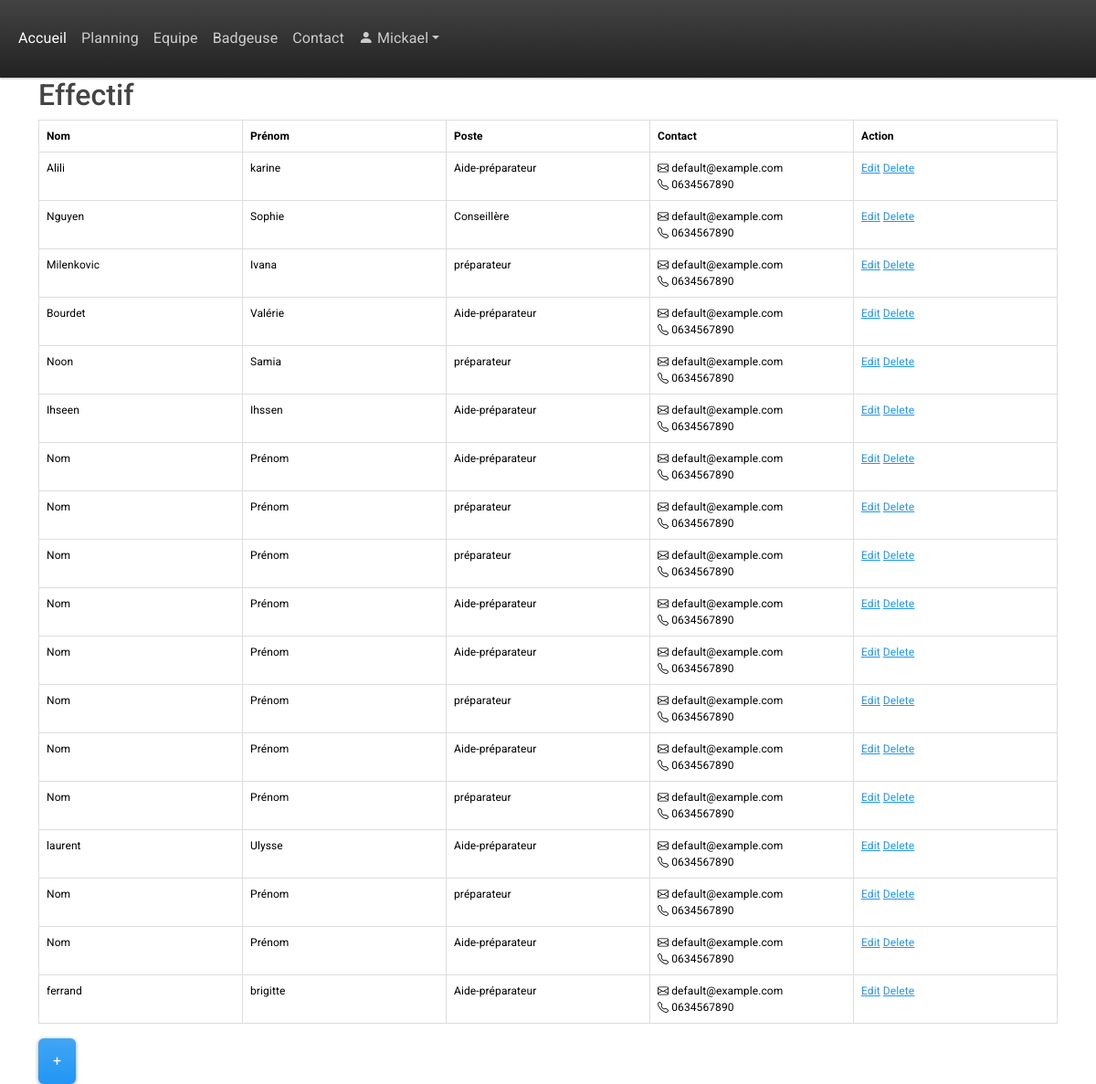
Screenshot of /team-members/ (signed in) with the database file from the repository.
### base/models.py (models this page shows, shortened)
class CustomUser(AbstractUser):
    entreprise = models.ForeignKey(Entreprise, on_delete=models.CASCADE, null=True, blank=True)

class Employe(models.Model):
    Poste = models.ForeignKey(Poste, on_delete=models.SET_NULL, null=True)
    EntrepriseRattachée = models.ForeignKey(Entreprise, on_delete=models.SET_NULL, null=True)
    name = models.CharField(max_length=200, default="Nom")
    firstname = models.CharField(max_length=200, default="Prénom")
    e_mail = models.CharField(max_length=200, default="default@example.com")
    phone_number = models.CharField(max_length=12, default="0634567890")
    employee_CodePin = models.CharField(max_length=4, unique=True, blank=True, null=True)
    updated = models.DateTimeField(auto_now=True)
    created = models.DateTimeField(auto_now_add=True)

class Poste(models.Model):
    name = models.CharField(max_length=100)
    updated = models.DateTimeField(auto_now=True)
    created = models.DateTimeField(auto_now_add=True)
    description = models.TextField(null=True)
    COLOR_CHOICES = [
        ('#FFFFFF', 'Blanc'),
        ('#ee96fa', 'Rose'),
        ('#96bcfa', 'Bleu'),
        ('#b7fa96', 'Vert'),
        ('#faf296', 'Jaune'),
    ]
    couleur = models.CharField(
        max_length=7,
        choices=COLOR_CHOICES,
        default='#FF0000'  # Default color set to red
    )
    def __str__(self) -> str:
        return self.name

### base/views.py (the view)
# urls.py: path('team-members/', views.team_members_page, name='team_members_page'),
def team_members_page(request):
    if request.user.is_authenticated:
        user_entreprise = request.user.entreprise
        if user_entreprise is None:
            return HttpResponse("L'administrateur doit vous assigner une entreprise")
        else:
            pass #Normal behaviour, the page is displayed
    else:
        return HttpResponse("Vous devez vous connecter pour accèder à cette page")
    employe = Employe.objects.filter(EntrepriseRattachée=user_entreprise)
    context = {'employe' : employe}
    return render(request, 'base/team_members_page.html', context)

### base/templates/base/team_members_page.html (shortened to what this page needs)
{% extends 'main.html' %}
{% block content %}
{% if user.is_authenticated %}
<div class = "container">
    <h2>Effectif</h2>
    <div class = "table-responsive-lg">
        <table class = "table table-hover">
            <thead>
                <tr>
                    <th style="width: 150px;">Nom</th>
                    <th style="width: 150px;">Prénom</th>
                    <th style="width: 150px;">Poste</th>
                    <th style="width: 150px;">Contact</th>
                    <th style="width: 150px;">Action</th>
                </tr>
            </thead>
            <tbody>
                {% for emp in employe %}
                <tr>
                    <td>{{emp.name}}</td>
                    <td>{{emp.firstname}}</td>
                    <td>{{emp.Poste}}</td>
                    <td><i class="bi bi-envelope"></i> {{emp.e_mail}} <br> <i class="bi bi-telephone"></i> {{emp.phone_number}}</td>
                    <td><a href="{% url 'modify_employe' emp.id %}" target="_blank">Edit</a>
                        <a href="javascript:void(0);" onclick="confirmDelete({{ emp.id }})">Delete</a></td>
                </tr>
                {% endfor %}
            </tbody>
        </table>
    </div>
    <a href="{% url 'create_employe' %}" class="btn btn-primary">+</a>
</div>
{% else %}
<h1>Veuillez vous connecter pour accéder à cette page web</h1>
<a href="{% url 'login' %}">Se connecter</a>
{% endif %}
{% endblock %}

### templates/main.html (shortened to what this page needs)
{% load static %}
<!DOCTYPE html>
<html>
<head>
    <link rel="stylesheet" href="{% static 'bootstrap.min.css' %}">
    <link rel="stylesheet" href="https://cdn.jsdelivr.net/npm/bootstrap-icons/font/bootstrap-icons.css">
</head>
<body>
    {% include 'navbar.html' %}
    {% block content %}
    {% endblock %}
</body>
</html>

### templates/navbar.html (shortened to what this page needs)
{% load static %}
<header>
<nav class="navbar navbar-expand-lg bg-dark" data-bs-theme="dark">
  <div class="container-fluid">
    <div class="collapse navbar-collapse" id="navbarColor02">
      <ul class="navbar-nav me-auto">
        <li class="nav-item">
          <a class="nav-link active" href="{% url 'home' %}">Accueil
          </a>
        </li>
        <li class="nav-item">
          <a class="nav-link" href="{% url 'planning' %}">Planning</a>
        </li>
        <li class="nav-item">
          <a class="nav-link" href="{% url 'team_members_page' %}">Equipe</a>
        </li>
        <li class="nav-item">
          <a class="nav-link" href="#">Badgeuse</a>
        </li>
        <li class="nav-item">
          <a class="nav-link" href="{% url 'contact' %}">Contact</a>
        </li>
        <li class="nav-item dropdown">
          {% if user.is_authenticated %}
          <a class="nav-link dropdown-toggle" data-bs-toggle="dropdown" href="#" role="button" aria-haspopup="true" aria-expanded="false"><i class="bi bi-person-fill"></i>  {{ user.username }}</a>
          {% else %}
          <a class="nav-link dropdown-toggle" data-bs-toggle="dropdown" href="#" role="button" aria-haspopup="true" aria-expanded="false">Utilisateur</a>
          {% endif %}
        </li>
      </ul>
    </div>
  </div>
</nav>
</header>

### templates/main.html (style rules this page uses)
table { border-collapse: collapse; width: 100%; }
th, td { font-size: 12px; border: 1px solid #ddd; padding: 8px; text-align: left; }

### rows the page displays
CustomUser: username "Mickael"
Employe: name "Alili", firstname "karine", Poste "Aide-préparateur", e_mail "default@example.com", phone_number "0634567890"
Employe: name "Nguyen", firstname "Sophie", Poste "Conseillère", e_mail "default@example.com", phone_number "0634567890"
Employe: name "Milenkovic", firstname "Ivana", Poste "préparateur", e_mail "default@example.com", phone_number "0634567890"
Employe: name "Bourdet", firstname "Valérie", Poste "Aide-préparateur", e_mail "default@example.com", phone_number "0634567890"
Employe: name "Noon", firstname "Samia", Poste "préparateur", e_mail "default@example.com", phone_number "0634567890"
Employe: name "Ihseen", firstname "Ihssen", Poste "Aide-préparateur", e_mail "default@example.com", phone_number "0634567890"
Employe: name "Nom", firstname "Prénom", Poste "Aide-préparateur", e_mail "default@example.com", phone_number "0634567890"
Employe: name "Nom", firstname "Prénom", Poste "préparateur", e_mail "default@example.com", phone_number "0634567890"
Employe: name "Nom", firstname "Prénom", Poste "préparateur", e_mail "default@example.com", phone_number "0634567890"
Employe: name "Nom", firstname "Prénom", Poste "Aide-préparateur", e_mail "default@example.com", phone_number "0634567890"
Employe: name "Nom", firstname "Prénom", Poste "Aide-préparateur", e_mail "default@example.com", phone_number "0634567890"
Employe: name "Nom", firstname "Prénom", Poste "préparateur", e_mail "default@example.com", phone_number "0634567890"
Employe: name "Nom", firstname "Prénom", Poste "Aide-préparateur", e_mail "default@example.com", phone_number "0634567890"
Employe: name "Nom", firstname "Prénom", Poste "préparateur", e_mail "default@example.com", phone_number "0634567890"
Employe: name "laurent", firstname "Ulysse", Poste "Aide-préparateur", e_mail "default@example.com", phone_number "0634567890"
Employe: name "Nom", firstname "Prénom", Poste "préparateur", e_mail "default@example.com", phone_number "0634567890"
Employe: name "Nom", firstname "Prénom", Poste "Aide-préparateur", e_mail "default@example.com", phone_number "0634567890"
Employe: name "ferrand", firstname "brigitte", Poste "Aide-préparateur", e_mail "default@example.com", phone_number "0634567890"
